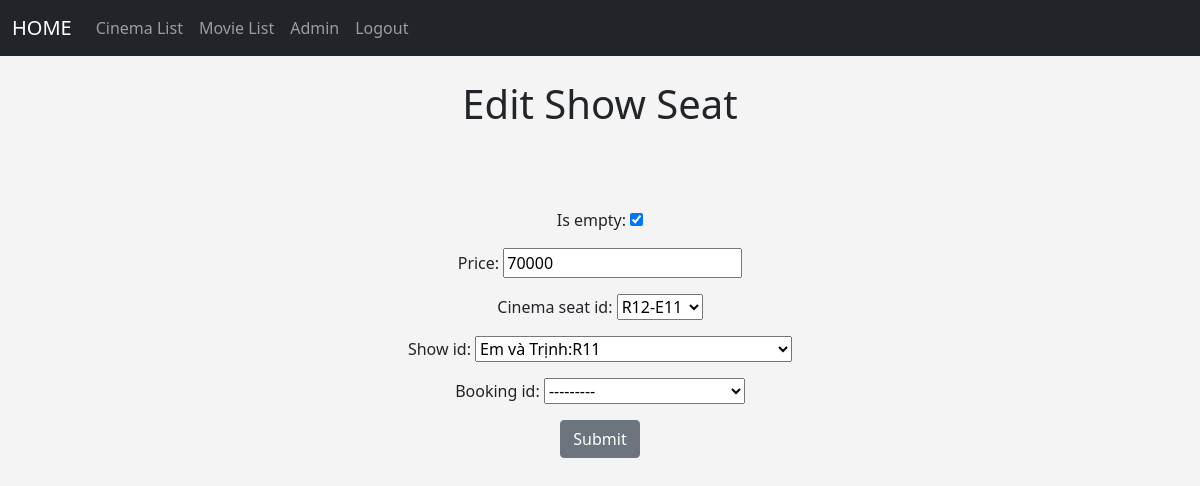
The app's page /edit_show_seat/1 (signed in) with its own data.
### members/models.py (models this page shows)
class Show_Seat(models.Model):
    is_empty = models.BooleanField()
    price = models.IntegerField()
    cinema_seat_id = models.ForeignKey(Cinema_Seat, on_delete=models.CASCADE)
    show_id = models.ForeignKey(Show, on_delete=models.CASCADE)
    booking_id = models.ForeignKey(Booking, on_delete=models.CASCADE,null=True,blank=True)

### members/views.py (the view)
# urls.py: path('edit_show_seat/<show_seat_id>',views.edit_show_seat, name='edit_show_seat'),
def edit_show_seat(request, show_seat_id):
    show_seat = Show_Seat.objects.get(pk =  show_seat_id)
    form = Show_SeatForm(request.POST or None, instance = show_seat)
    if form.is_valid():
        form.save()
        return HttpResponseRedirect('/show_seat_list')
    return render(request, 'ui/edit_show_seat.html', {'form': form, 'show':show_seat})

### members/forms.py
class Show_SeatForm(ModelForm):
    is_empty = forms.BooleanField(widget=forms.CheckboxInput, required=False)
    class Meta:
        model = Show_Seat
        fields = ('is_empty','price','cinema_seat_id','show_id','booking_id')
        labels = {
            'is_empty' : '',
        }
        widgets = {
            'price' : forms.NumberInput(),
        }

### members/models.py (called while the page is built)
    def __str__(self):
        return self.title

    def __str__(self):
        return self.name

    def __str__(self):
        return str(self.cinema_hall_id)+'-'+self.seat_name

    def __str__(self):
        return str(self.movie_id) +':'+str(self.cinema_hall_id)

    def __str__(self):
        return str(self.user_id) + '---' + str(self.show_id)

### members/templates/ui/edit_show_seat.html (shortened to what this page needs)
{% extends 'ui/base.html' %}
{% block  content %}
{% if user.is_superuser %}
    <center>
        <h1> Edit Show Seat </h1>
        <br/>
         <br/><br/>
        <form action="" method=POST>
               {{form.as_p}}
             <input type ="submit" value="Submit" class="btn btn-secondary">
        </form>
    </center>
{% else %}
    <center>
    <h1>Sorry you don't have permission to access this page</h1>
    </center>
{% endif%}
{% endblock %}

### members/templates/ui/base.html (style rules this page uses)
body { background: #f4f4f4; }

### records on screen
Show_Seat: is_empty "☑", price "70000", cinema_seat_id "R12-E11", show_id "Em và Trịnh:R11", booking_id "---------"
